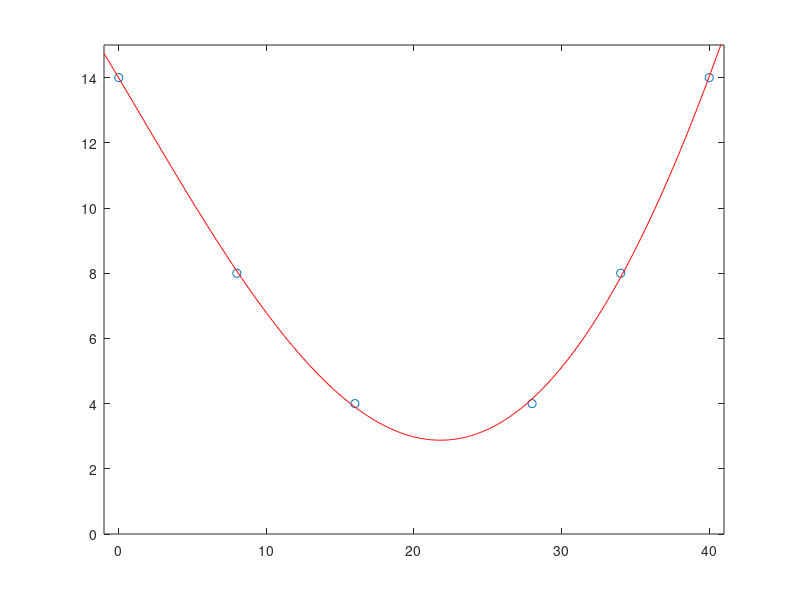

Recreate this plot in MATLAB.
figure(1)
%Datos entregados en la tabla
x=[0 8 16 28 34 40];
y=[14 8 4 4 8 14]; 

%Grafica de los puntos dados anteriormente
plot(x,y,'o') 
%Ajuste de los margenes del grafico entregado
axis([-1 41 0 15]);
%Creacion de un polinomio para la curva donde se representa la forma natural de la quebrada
Coeficiente=polyfit(x,y,4);
% Se establecen los margenes de los datos a utilizar en la curva
X=-1:0.1:41;
%Se asigna el polinomio creado con los coeficientes anteriores a los datos "Y"
Y=polyval(Coeficiente,X);

%Ploteo de la curva anteriormente desarrollada
hold on
plot(X,Y,'r')
hold off

%Escritura del polinomio con la finalidad de calcular el area bajo la curva.
Funcion=@(X) Coeficiente(1)*X^4+Coeficiente(2)*X^3+Coeficiente(3)*X^2+Coeficiente(4)*X+Coeficiente(5);


#Calculo del volumen total de agua
#Area completa de la curva solicitada
AreaVolumen=quad(Funcion,0,40)
T=35000 #(Longitud de la quebrada en cm)
Volumen_Lago= AreaVolumen*T/100 #Aplicacion de la ecuacion entregada 95301.50 m^3

% Ecuacion de la recta--> (y2-y1)/(x2-x1)*X+x1

%Tramo 1 desde x=0 a x=6. Del C(0,14) al A(6,4)
RectaUno=@(X) (4-14)/(6-0)*X+14;
AreaUno=quad(Funcion,0,6)-quad(RectaUno,0,6);

%Tramo 1, Parte 2 desde x=6 a x=14. Del A(6,4) al B(14,2)
RectaUnoD=@(X) (2-4)/(14-6)*X+5.5;
AreaUnoD=quad(Funcion,6,14)-quad(RectaUnoD,6,14);

%Suma de las partes del Tramo 1
AreaUno=AreaUno+AreaUnoD

%Tramo 2, Parte 1 desde x=14 a x=30. Del B(14,2) al B2(30,2)
RectaDosU=@(X) (2-2)/(30-14)*X+2; 
AreaDosU=quad(Funcion,14,30)-quad(RectaDosU,14,30);

%Tramo 2, Parte 2 desde x=30 a x=38. Del B2(30,2) al A2(38,4)
RectaDosD=@(X) (4-2)/(38-30)*X-5.5;
AreaDosD=quad(Funcion,30,38)-quad(RectaDosD,30,38);

%Suma de las partes del Tramo 2
AreaDos=AreaDosU+AreaDosD

%Tramo 3 desde x=38 a x=44. Del A2(38,4) al C2(44,14)
RectaTres=@(X) (14-4)/(44-38)*X-56.8; 
AreaTres=quad(Funcion,38,44)-quad(RectaTres,38,44)

%Area desarrollada en la serie de comandos anteriores
Area_T=AreaUno+AreaDos+AreaTres

#Para calcular cuantos camiones tolva se necesitan para mover la tierra, se debe saber que un camion modelo TOLVA AD410, tiene una capacidad de 20 metros cubicos para su transporte, por lo que se debe dividir la cantidad en 20.
Volumen_Tolva=20

%Para convertir de area (m^2) a metros cubicos
%V=S*t/100
# V=Volumen en m3, S=Area en m2, t=espesor(altura) en cm
S=Area_T #Area correspondiente a la verdadera segun comando quad.

t=35000 #(Longitud de la quebrada en cm)

Volumen_tierra= S*t/100 #Aplicacion de la ecuacion entregada 47453 m^3

Camiones_Tolva=Volumen_tierra/Volumen_Tolva #Cantidad total de camiones Tolva a utilizar en esta empresa.